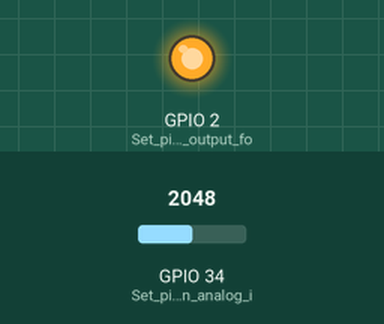
Recording of a sketch running on a simulated ESP32. Shown: output pins drawn as LEDs (lit = HIGH). Inputs (shaded band) come from the test bench; at power-on: GPIO 34 (Set_pin_34_as_an_analog_i) = 2048.

Above: at 1.2 s.
1.3 s: GPIO 34 (Set_pin_34_as_an_analog_i) set to 1930
At 1.9 s:
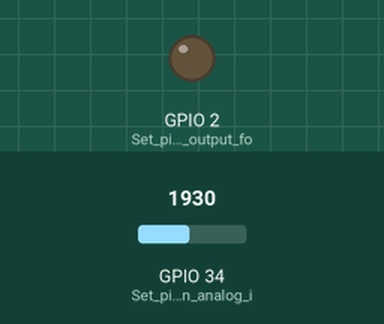
2.8 s: GPIO 34 (Set_pin_34_as_an_analog_i) set to 2040
At 3.1 s:
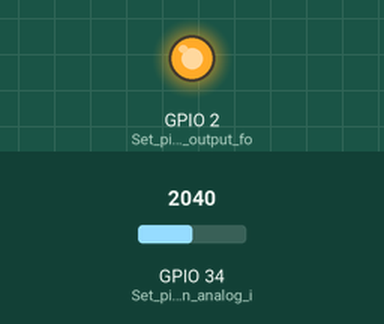
4.3 s: GPIO 34 (Set_pin_34_as_an_analog_i) set to 1960
At 5.4 s:
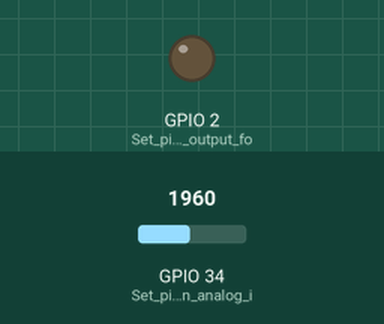
Timing chart, 0 to 7.3 s (numbered marks = the images above; inputs shaded):
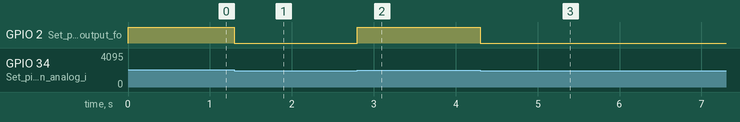

Measured:
- the behaviour switches between 2001 and 2000 on GPIO 34 (Set_pin_34_as_an_analog_i) (found by bisection; images 0 and 1)
- after the input at 1.3 s, GPIO 2 (Set_pin_2_as_an_output_fo): HIGH → LOW at once
- after the input at 2.8 s, GPIO 2 (Set_pin_2_as_an_output_fo): LOW → HIGH at once
- after the input at 4.3 s, GPIO 2 (Set_pin_2_as_an_output_fo): HIGH → LOW at once

The sketch:

anlog_read_digtal_write.ino
```cpp
void setup() {
  pinMode(34, INPUT);  // Set pin 34 as an analog input sensor
  pinMode(2, OUTPUT);  // Set pin 2 as an output for an LED
}

void loop() {
  // Read the variable value from the sensor
  int sensorValue = analogRead(34);

  // If the sensor reading is high (greater than halfway)
  if (sensorValue > 2000) {
    digitalWrite(2, HIGH); // Turn LED ON
  } else {
    digitalWrite(2, LOW);  // Turn LED OFF
  }
}
```
